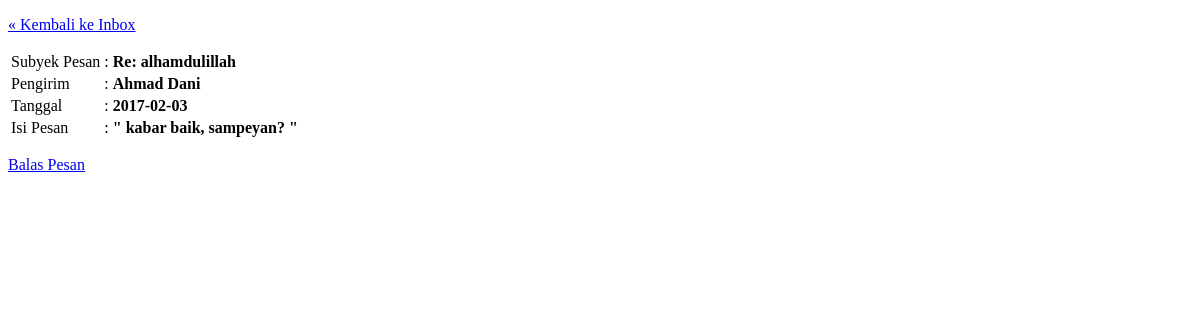
The page /dasbor/buka_pesan.php?id_member=5&id_pesan=30 (signed in) on the database its author committed.
### tables this page shows
CREATE TABLE `pesan` (
  `id_pesan` int(10) NOT NULL,
  `id_pengirim` int(10) NOT NULL,
  `id_penerima` int(10) NOT NULL,
  `tanggal` date NOT NULL,
  `subyek_pesan` varchar(255) NOT NULL,
  `isi_pesan` longtext NOT NULL,
  `sudah_dibaca` enum('belum','sudah') NOT NULL
);

CREATE TABLE `member` (
  `id_member` int(10) NOT NULL,
  `nama_lengkap` varchar(255) NOT NULL,
  `gender` varchar(1) NOT NULL,
  `alamat` varchar(255) NOT NULL,
  `username` varchar(255) NOT NULL,
  `password` varchar(255) NOT NULL
);

### dasbor/buka_pesan.php (the view, shortened to what this page needs)
<?php
include_once '../setting/database.php';
$id_pesan = $_GET['id_pesan'];
$query_buka_pesan = mysqli_query($koneksi, "SELECT P.*, M.id_member, M.nama_lengkap FROM pesan P, member M WHERE id_pesan = $id_pesan AND P.id_pengirim=M.id_member");
$buka_pesan=mysqli_fetch_array($query_buka_pesan);
		?>
<!DOCTYPE html>
<html>
<head>
	<link rel="stylesheet" type="text/css" href="../css/style.css">
</head>
<body>
<p><a href="pesan.php">&laquo; Kembali ke Inbox</a></p>
<table>
	<tr>
		<td>Subyek Pesan</td>
		<td>:</td>
		<td><strong><?php echo $buka_pesan['subyek_pesan']; ?></strong></td>
	</tr>
	<tr>
		<td>Pengirim</td>
		<td>:</td>
		<td><strong><?php echo $buka_pesan['nama_lengkap']; ?></strong></td>
	</tr>
	<tr>
		<td>Tanggal</td>
		<td>:</td>
		<td><strong><?php echo $buka_pesan['tanggal']; ?></strong></td>
	</tr>
	<tr>
		<td>Isi Pesan</td>
		<td>:</td>
		<td><strong> " <?php echo $buka_pesan['isi_pesan']; ?> " </strong></td>
	</tr>
</table>
<p><a id="ke_balas_pesan" href="#">Balas Pesan</a></p>
</body>
</html>

### rows shown on the page
pesan: subyek_pesan "Re: alhamdulillah", member.nama_lengkap "Ahmad Dani", tanggal "2017-02-03", isi_pesan "kabar baik, sampeyan?"
